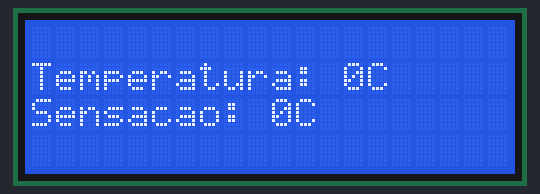
Simulated run of this program. Board: ESP32-S3. Shown: 20×4 character LCD. WiFi joins after 1.5 s; servers stay silent unless stated; uploads are accepted with an empty reply; the local clock reads 2024-03-15 10:24:30 at power-on unless the program sets it; what the program prints to the serial monitor is not drawn.

Above: at 2.5 s.
At 10.6 s:
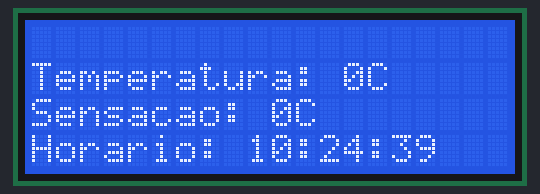
At 15.7 s:
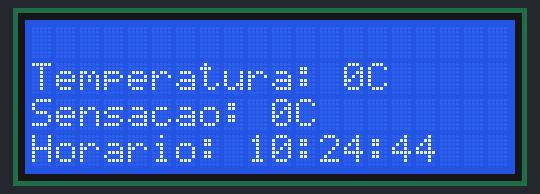
At 20.8 s:
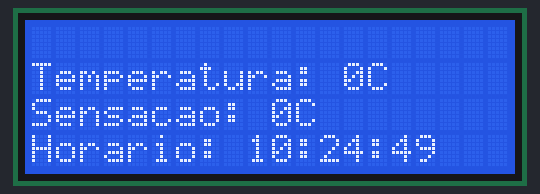
At 28.9 s:
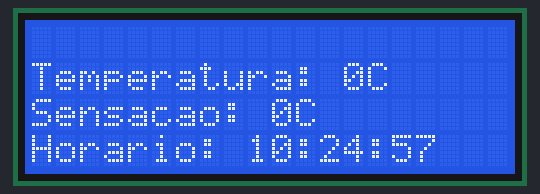
At 39.1 s:
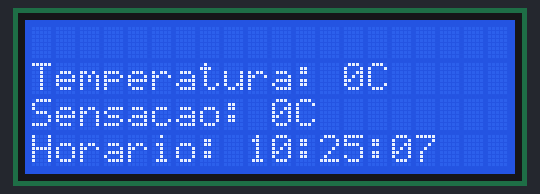

The program:

main.cpp
```cpp
#include <Arduino.h>
#include <WiFi.h>
#include <HTTPClient.h>
#include <LiquidCrystal_I2C.h>
#include <time.h>

const char* nomeRedeWiFi = "SENAI EDUCACIONAL";
const char* senhaRedeWiFi = "info@134";
const char* enderecoApiClima = "https://wttr.in/Sao+Caetano+do+Sul?m&lang=pt&format=";

String pedirParaApiClima(String codigo);


LiquidCrystal_I2C lcd(0x27,20,4);

//*================SERVIDOR NTP=======================
const char* SERVIDOR_NTP_1 = "a.st1.ntp.br";
const char* SERVIDOR_NTP_2 = "pool.ntp.org";
const char* FUSO_HORARIO = "<-03>3";
const char* DIAS_SEMANA_PTBR[] = {"Domingo",
                                  "Segunda-feira",
                                  "Terca-feira",
                                  "Quarta-feira",
                                  "Quinta-feira",
                                  "Sexta-feira"};


void setup()
{
   Serial.begin(115200);
   WiFi.begin(nomeRedeWiFi, senhaRedeWiFi);
    lcd.init();
    lcd.backlight();

   Serial.print("\n\nIniciando conexão WiFi.......\n\r");

   while(WiFi.status() != WL_CONNECTED)
  {
   Serial.print("#");
   delay(500);
  }
   Serial.print("\n\rConectado com sucessso!\n\r");
   Serial.printf("Endereço IPv4: %s\n\r", WiFi.localIP().toString().c_str());
   Serial.printf("Endereço MASC: %s\n\r", WiFi.macAddress().c_str());

   //*Configuração de Fuso horario, servidores NTP e inicia a sicronização
  configTzTime(FUSO_HORARIO, SERVIDOR_NTP_1, SERVIDOR_NTP_2);

  struct tm agora;

  Serial.print("\n\rSicronizando servidor NTP");

  while(!getLocalTime(&agora)) //* Parametro é o endereço (&) da estrutura que ira receber os dados
  {
    Serial.print(".");
    delay(500);
  }
  Serial.print("\n\rHora Sicronizada com sucesso");


  String cidade;
   String clima;
   int temperatura;
   int sensacaoTermica;


   clima = pedirParaApiClima("%C");
   temperatura = pedirParaApiClima("%t").toInt();
   sensacaoTermica = pedirParaApiClima("%f").toInt();
   cidade = pedirParaApiClima("%l");

   Serial.printf("Condição Climática para hoje: %s\n\r", clima.c_str());
   Serial.printf("Temperatura Atual %dC de sensação Térmica %dC", temperatura, sensacaoTermica);

   lcd.setCursor(0,0);
   lcd.printf("%s", cidade.c_str());
   lcd.setCursor(0,1);
   lcd.printf("Temperatura: %dC", temperatura);
   lcd.setCursor(0,2);
   lcd.printf("Sensacao: %dC", sensacaoTermica);
}

void loop()
{
  struct tm agora;

  if(getLocalTime(&agora))
  {
    Serial.printf("Hoje é %s, %02d/%02d/%d - %02d:%02d:%02d\n\r",
                  DIAS_SEMANA_PTBR[agora.tm_wday],
                  agora.tm_mday,
                  1 + agora.tm_mon,
                  1900 + agora.tm_year,
                  agora.tm_hour,
                  agora.tm_min,
                  agora.tm_sec);

                  time_t epoch_time = mktime(&agora);
                  Serial.printf("Timestamp: %d\n\r", epoch_time);
                  delay(1000);
  }


    lcd.setCursor(0,3);
    lcd.printf("Horario: %02d:%02d:%02d",
                  agora.tm_hour,
                  agora.tm_min,
                  agora.tm_sec);

}


String pedirParaApiClima(String codigo)
{
  HTTPClient http;

  http.begin(enderecoApiClima + codigo);

  int codigoHTTP = http.GET(); //* Retorna o código HTTP ex : 200 -> OK | 404 -> página não encontrada
String resposta = "";

  if (codigoHTTP == 200)
  {
      resposta = http.getString(); //* Retorna o conteudo HTML da página
  }
  else
  {
      Serial.printf("Deu erro. Código: %d", codigoHTTP);
  }

  http.end();
  return resposta;


}
```

Measured:
- what the display in image 0 shows lasts 1.0 s, from 2.4 s to 3.4 s
